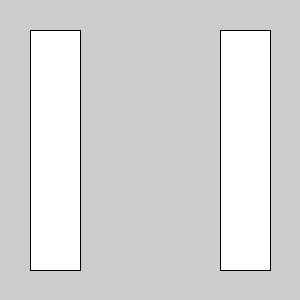
Frame 1 (no input)
Frame 60 (the mouse pressed at the canvas centre just before this capture): identical to frame 1, image omitted
Frame 120 (the mouse held since frame 60 and released just before this capture): identical to frame 1, image omitted

The Processing sketch that drew this single still picture (run headless with seeded random() and noise(); from frame 60 on, the mouse is pressed at the canvas centre):

// Processing sketch: processing_159230
// ── processing_159230.pde




void setup() {  
size (300,300);  
}

void draw() {   
cuadrados(30,30,50,240);
cuadrados(220,30,50,240);
}
void cuadrados(int x, int y,int a, int h){
rect(x,y,a,h);
}
